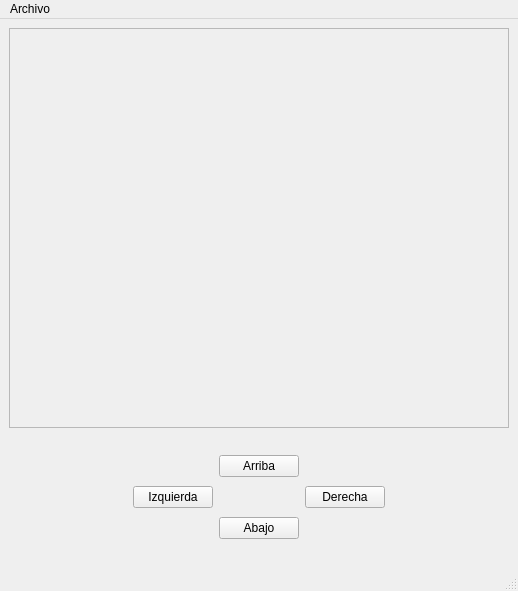
<?xml version="1.0" encoding="UTF-8"?>
<ui version="4.0">
 <class>Juego</class>
 <widget class="QMainWindow" name="Juego">
  <property name="geometry">
   <rect>
    <x>0</x>
    <y>0</y>
    <width>518</width>
    <height>591</height>
   </rect>
  </property>
  <property name="windowTitle">
   <string>Juego</string>
  </property>
  <widget class="QWidget" name="centralwidget">
   <layout class="QVBoxLayout" name="verticalLayout">
    <item>
     <widget class="QFrame" name="marco">
      <property name="enabled">
       <bool>true</bool>
      </property>
      <property name="minimumSize">
       <size>
        <width>500</width>
        <height>400</height>
       </size>
      </property>
      <property name="frameShape">
       <enum>QFrame::StyledPanel</enum>
      </property>
      <property name="frameShadow">
       <enum>QFrame::Raised</enum>
      </property>
     </widget>
    </item>
    <item>
     <widget class="QWidget" name="widget" native="true">
      <property name="maximumSize">
       <size>
        <width>16777215</width>
        <height>16777215</height>
       </size>
      </property>
      <layout class="QHBoxLayout" name="horizontalLayout">
       <item>
        <spacer name="horizontalSpacer">
         <property name="orientation">
          <enum>Qt::Horizontal</enum>
         </property>
         <property name="sizeHint" stdset="0">
          <size>
           <width>97</width>
           <height>20</height>
          </size>
         </property>
        </spacer>
       </item>
       <item>
        <widget class="QWidget" name="widget_2" native="true">
         <layout class="QGridLayout" name="gridLayout">
          <item row="3" column="1">
           <widget class="QPushButton" name="btnAbajo">
            <property name="text">
             <string>Abajo</string>
            </property>
           </widget>
          </item>
          <item row="2" column="0">
           <widget class="QPushButton" name="btnIzqueirda">
            <property name="text">
             <string>Izquierda</string>
            </property>
           </widget>
          </item>
          <item row="2" column="2">
           <widget class="QPushButton" name="btnDerecha">
            <property name="text">
             <string>Derecha</string>
            </property>
           </widget>
          </item>
          <item row="1" column="1">
           <widget class="QPushButton" name="btnArriba">
            <property name="text">
             <string>Arriba</string>
            </property>
           </widget>
          </item>
         </layout>
        </widget>
       </item>
       <item>
        <spacer name="horizontalSpacer_2">
         <property name="orientation">
          <enum>Qt::Horizontal</enum>
         </property>
         <property name="sizeHint" stdset="0">
          <size>
           <width>97</width>
           <height>20</height>
          </size>
         </property>
        </spacer>
       </item>
      </layout>
     </widget>
    </item>
   </layout>
  </widget>
  <widget class="QMenuBar" name="menubar">
   <property name="geometry">
    <rect>
     <x>0</x>
     <y>0</y>
     <width>518</width>
     <height>22</height>
    </rect>
   </property>
   <widget class="QMenu" name="menuArchivo">
    <property name="title">
     <string>Archivo</string>
    </property>
    <addaction name="actionConfigraci0n"/>
    <addaction name="separator"/>
    <addaction name="actionSalir"/>
   </widget>
   <addaction name="menuArchivo"/>
  </widget>
  <widget class="QStatusBar" name="statusbar"/>
  <action name="actionConfigraci0n">
   <property name="text">
    <string>Configración</string>
   </property>
  </action>
  <action name="actionSalir">
   <property name="text">
    <string>Salir</string>
   </property>
  </action>
 </widget>
 <resources/>
 <connections/>
</ui>
